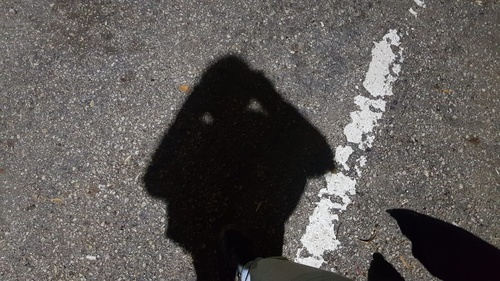
#> input picture 03-Software/2-CoverageDetection/img.jpg, 500 x 281 px, shrunk from 1600 x 900 before the run
$ python bbb.py
#> lines starting #> are read from the running program, lines starting #| are printed output that depends on the picture
import cv2 as cv
import numpy as np
img = cv.imread('img.jpg',0)
#> img: shape (281, 500); min 0, max 255, mean 88.5
equ = cv.equalizeHist(img)
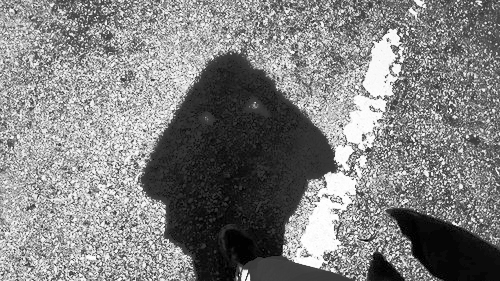
#> equ: shape (281, 500); min 0, max 255, mean 128.7
res = np.hstack((img,equ)) #stacking images side-by-side
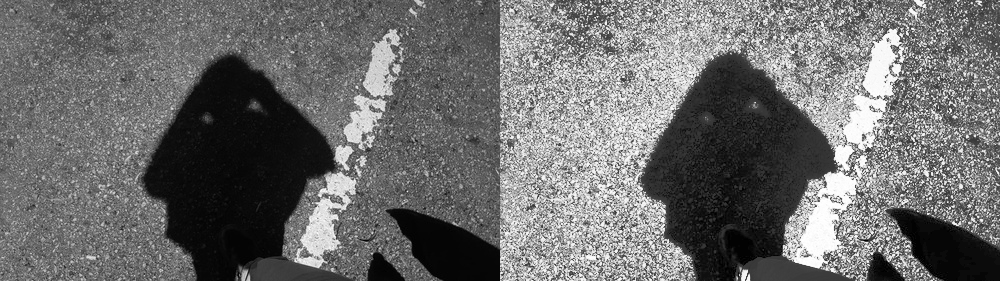
#> res: shape (281, 1000); min 0, max 255, mean 108.6
cv.imshow('res.png',equ)
cv.waitKey(0)
